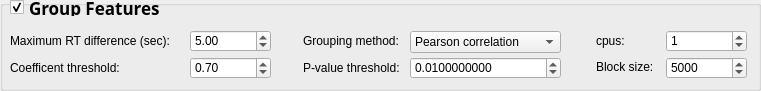
   <widget class="QGroupBox" name="groupBox_group_features">
    <property name="geometry">
     <rect>
      <x>20</x>
      <y>150</y>
      <width>761</width>
      <height>91</height>
     </rect>
    </property>
    <property name="title">
     <string/>
    </property>
    <widget class="QLabel" name="label_max_rt">
     <property name="enabled">
      <bool>true</bool>
     </property>
     <property name="geometry">
      <rect>
       <x>10</x>
       <y>33</y>
       <width>191</width>
       <height>16</height>
      </rect>
     </property>
     <property name="text">
      <string>Maximum RT difference (sec):</string>
     </property>
    </widget>
    <widget class="QCheckBox" name="checkBox_group_features">
     <property name="enabled">
      <bool>true</bool>
     </property>
     <property name="geometry">
      <rect>
       <x>10</x>
       <y>-1</y>
       <width>231</width>
       <height>17</height>
      </rect>
     </property>
     <property name="font">
      <font>
       <family>.SF NS Text</family>
       <pointsize>13</pointsize>
       <weight>75</weight>
       <bold>true</bold>
      </font>
     </property>
     <property name="text">
      <string>Group Features</string>
     </property>
     <property name="checked">
      <bool>true</bool>
     </property>
    </widget>
    <widget class="QDoubleSpinBox" name="doubleSpinBox_max_rt">
     <property name="geometry">
      <rect>
       <x>190</x>
       <y>30</y>
       <width>81</width>
       <height>22</height>
      </rect>
     </property>
     <property name="maximum">
      <double>9999999.000000000000000</double>
     </property>
     <property name="value">
      <double>5.000000000000000</double>
     </property>
    </widget>
    <widget class="QComboBox" name="comboBox_grouping_method">
     <property name="geometry">
      <rect>
       <x>410</x>
       <y>31</y>
       <width>151</width>
       <height>22</height>
      </rect>
     </property>
     <item>
      <property name="text">
       <string>Pearson correlation</string>
      </property>
     </item>
     <item>
      <property name="text">
       <string>Spearman-rank correlation</string>
      </property>
     </item>
    </widget>
    <widget class="QDoubleSpinBox" name="doubleSpinBox_p_value">
     <property name="geometry">
      <rect>
       <x>410</x>
       <y>57</y>
       <width>151</width>
       <height>22</height>
      </rect>
     </property>
     <property name="decimals">
      <number>10</number>
     </property>
     <property name="maximum">
      <double>1.000000000000000</double>
     </property>
     <property name="singleStep">
      <double>0.010000000000000</double>
     </property>
     <property name="value">
      <double>0.010000000000000</double>
     </property>
    </widget>
    <widget class="QLabel" name="label_tool_p_value">
     <property name="enabled">
      <bool>true</bool>
     </property>
     <property name="geometry">
      <rect>
       <x>303</x>
       <y>60</y>
       <width>121</width>
       <height>16</height>
      </rect>
     </property>
     <property name="text">
      <string>P-value threshold:</string>
     </property>
    </widget>
    <widget class="QLabel" name="label_grouping_method">
     <property name="enabled">
      <bool>true</bool>
     </property>
     <property name="geometry">
      <rect>
       <x>303</x>
       <y>33</y>
       <width>121</width>
       <height>16</height>
      </rect>
     </property>
     <property name="text">
      <string>Grouping method:</string>
     </property>
    </widget>
    <widget class="QDoubleSpinBox" name="doubleSpinBox_coefficent">
     <property name="geometry">
      <rect>
       <x>190</x>
       <y>57</y>
       <width>81</width>
       <height>22</height>
      </rect>
     </property>
     <property name="maximum">
      <double>1.000000000000000</double>
     </property>
     <property name="singleStep">
      <double>0.100000000000000</double>
     </property>
     <property name="value">
      <double>0.700000000000000</double>
     </property>
    </widget>
    <widget class="QLabel" name="label_tool_coefficient">
     <property name="enabled">
      <bool>true</bool>
     </property>
     <property name="geometry">
      <rect>
       <x>10</x>
       <y>60</y>
       <width>181</width>
       <height>16</height>
      </rect>
     </property>
     <property name="text">
      <string>Coefficent threshold:</string>
     </property>
    </widget>
    <widget class="QDoubleSpinBox" name="doubleSpinBox_block">
     <property name="geometry">
      <rect>
       <x>666</x>
       <y>57</y>
       <width>81</width>
       <height>22</height>
      </rect>
     </property>
     <property name="decimals">
      <number>0</number>
     </property>
     <property name="maximum">
      <double>100000000.000000000000000</double>
     </property>
     <property name="singleStep">
      <double>1000.000000000000000</double>
     </property>
     <property name="value">
      <double>5000.000000000000000</double>
     </property>
    </widget>
    <widget class="QDoubleSpinBox" name="doubleSpinBox_ncpus">
     <property name="geometry">
      <rect>
       <x>666</x>
       <y>30</y>
       <width>81</width>
       <height>22</height>
      </rect>
     </property>
     <property name="decimals">
      <number>0</number>
     </property>
     <property name="maximum">
      <double>10000.000000000000000</double>
     </property>
     <property name="singleStep">
      <double>1.000000000000000</double>
     </property>
     <property name="value">
      <double>1.000000000000000</double>
     </property>
    </widget>
    <widget class="QLabel" name="label_grouping_ncpus">
     <property name="enabled">
      <bool>true</bool>
     </property>
     <property name="geometry">
      <rect>
       <x>596</x>
       <y>33</y>
       <width>61</width>
       <height>16</height>
      </rect>
     </property>
     <property name="text">
      <string>cpus:</string>
     </property>
    </widget>
    <widget class="QLabel" name="label_grouping_block">
     <property name="enabled">
      <bool>true</bool>
     </property>
     <property name="geometry">
      <rect>
       <x>596</x>
       <y>59</y>
       <width>61</width>
       <height>16</height>
      </rect>
     </property>
     <property name="text">
      <string>Block size:</string>
     </property>
    </widget>
   </widget>
